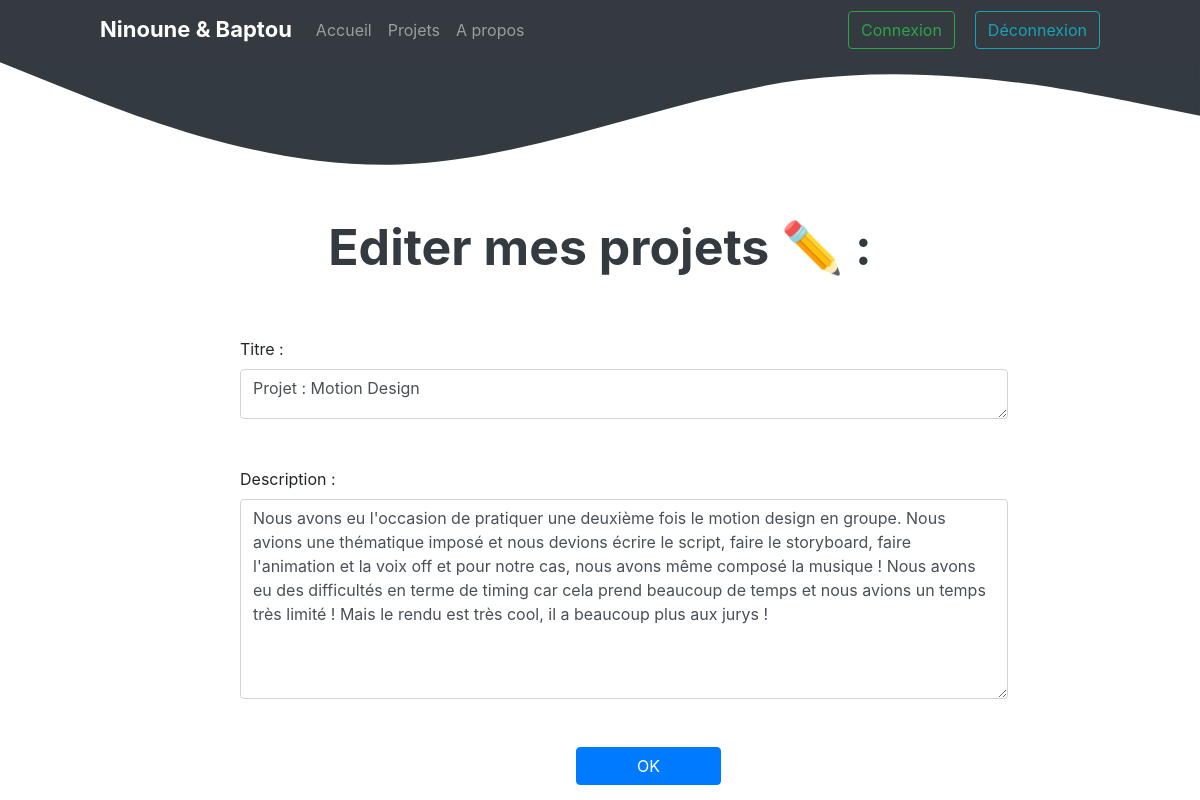
Screenshot of /edit_work.php?id=10 (signed in) with the database file from the repository.
### tables this page shows
CREATE TABLE `WORKS` (
  `id` int(11) NOT NULL,
  `titre` varchar(256) NOT NULL,
  `description` varchar(10000) NOT NULL
);

### edit_work.php (the view, shortened to what this page needs)
<!DOCTYPE html>
<?php
global $db;
if (isset($_GET['id'])) {
	$workid = $_GET['id'];
	$edit_work =$db->prepare('SELECT * FROM WORKS WHERE id=?');
	$edit_work->execute(array($workid));
}
if ($edit_work->rowCount() == 1) {
      $edit_work = $edit_work->fetch();
    }
else
{
	die('Erreur: l\'article concerné n\'existe pas !');
}
?>
<html>
<head>
	<link rel="stylesheet" href="https://stackpath.bootstrapcdn.com/bootstrap/4.4.1/css/bootstrap.min.css">
	<link rel="stylesheet" type="text/css" href="style.css">
</head>
<body>
	<nav class="modifnavbar navbar navbar-expand-lg navbar navbar-dark bg-dark">
<a class="navbar-brand" style="font-weight: bold; font-size: 22px;" href="index.php">Ninoune & Baptou</a>
<div class="collapse navbar-collapse" id="navbarSupportedContent">
<ul class="navbar-nav mr-auto">
<li class="nav-item">
	<a class="nav-link" href="index.php">Accueil</a>
</li>
<li class="nav-item">
	<a class="nav-link" href="works.php">Projets</a>
</li>
<li class="nav-item">
	<a class="nav-link" href="#">A propos</a>
</li>
</ul>
<form class="form-inline my-2 my-lg-0">
<a href="login.php" class="btn btn-outline-success" role="button" aria-pressed="true">Connexion</a>
<a href="disconnected.php" class="btndeco btn btn-outline-info" role="button" aria-pressed="true">Déconnexion</a>
</form>
</div>
</nav>
<svg class="modifvague" xmlns="http://www.w3.org/2000/svg" viewBox="0 0 1440 250"><path fill="#333a40" fill-opacity="1" d="M0,64L80,96C160,128,320,192,480,186.7C640,181,800,107,960,85.3C1120,64,1280,96,1360,112L1440,128L1440,0L1360,0C1280,0,1120,0,960,0C800,0,640,0,480,0C320,0,160,0,80,0L0,0Z"></path></svg>
	<h1 class="edit-work-titre1">Editer mes projets ✏️ :</h1>
	<form method="post" action="edit_work.php?id=<?php echo($_GET["id"])?>">
<div class="bloc-edit-desc">
		<label for="newtitre">Titre :</label><br>
		<textarea class="form-control" style="width: 80%; height: 50px;" type="text" id="newtitre" name="newtitre" placeholder="titre" autofocus="" value="<?php echo ($edit_work['titre']);?>"><?php echo ($edit_work['titre']);?></textarea> <br><br>
		<label for="newdescription">Description :</label><br>
		<textarea class="form-control" style="width: 80%; height: 200px;" type="text" name="newdescription" id="newdescription" placeholder="description" value="<?php echo ($edit_work['description']);?>"><?php echo ($edit_work['description']);?></textarea> <br><br>
</div>
		<input class="edit-desc-ok btn btn-primary" type="submit" name="submit" value="OK">
	</form>
</body>
</html>

### style.css (style rules this page uses)
* { margin: 0; padding: 0; }
.btndeco { margin-left: 20px; }
.modifnavbar { padding-left: 100px; padding-right: 100px; }
.modifvague { margin-top: -50px; }
.edit-desc-ok { padding-left: 60px; padding-right: 60px; margin-left: 48%; }
.bloc-edit-desc { margin-left: 20%; }
.edit-work-titre1 { text-align: center; font-weight: bold; font-size: 50px; color: #333a40; margin-bottom: 60px; }

### rows the page displays
works: newtitre "Projet : Motion Design", newdescription "Nous avons eu l'occasion de pratiquer une deuxième fois le motion design en groupe. Nous avions une thématique imposé et nous devions écrire le script, faire le storyboard, faire l'animation et la voix off et pour notre cas, nous avons même composé la musique ! Nous avons eu des difficultés en terme de timing car cela prend beaucoup de temps et nous avions un temps très limité ! Mais le rendu est très cool, il a beaucoup plus aux jurys !"
